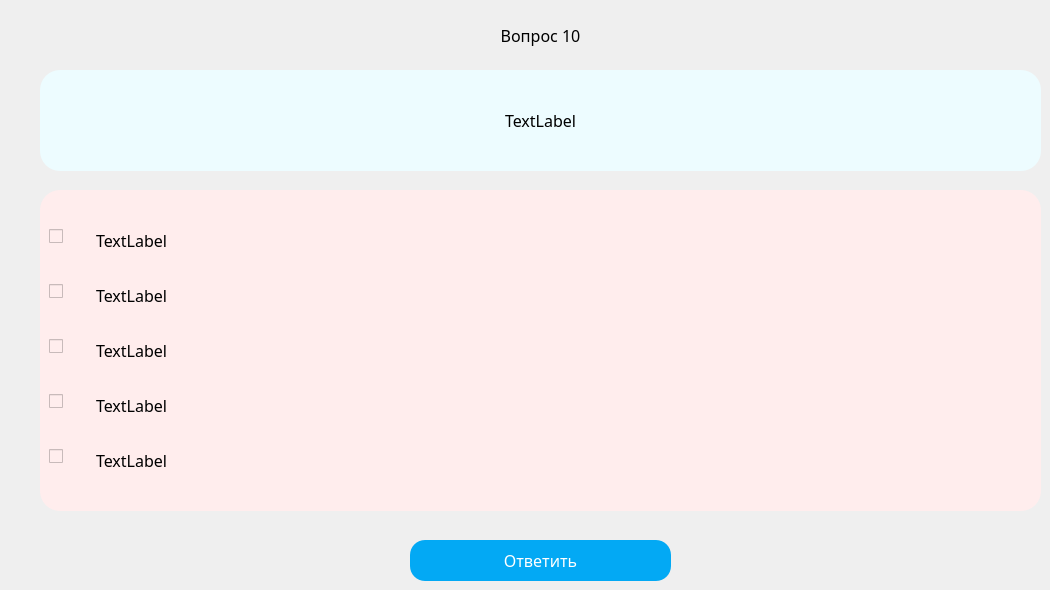
   <widget class="QWidget" name="multiple_4">
    <widget class="QFrame" name="formFrame_7">
     <property name="geometry">
      <rect>
       <x>40</x>
       <y>190</y>
       <width>1001</width>
       <height>321</height>
      </rect>
     </property>
     <property name="styleSheet">
      <string notr="true">background: #ffeded;
border-radius: 20px;
font-size: 12pt;
font-family: Century Gothic, sans-serif;</string>
     </property>
     <layout class="QFormLayout" name="formLayout_9">
      <property name="fieldGrowthPolicy">
       <enum>QFormLayout::AllNonFixedFieldsGrow</enum>
      </property>
      <property name="formAlignment">
       <set>Qt::AlignLeading|Qt::AlignLeft|Qt::AlignVCenter</set>
      </property>
      <property name="horizontalSpacing">
       <number>7</number>
      </property>
      <item row="0" column="0">
       <widget class="QCheckBox" name="checkBox_20">
        <property name="text">
         <string/>
        </property>
       </widget>
      </item>
      <item row="0" column="1">
       <widget class="QLabel" name="label_53">
        <property name="font">
         <font>
          <family>Century Gothic,sans-serif</family>
          <pointsize>12</pointsize>
         </font>
        </property>
        <property name="text">
         <string>TextLabel</string>
        </property>
        <property name="wordWrap">
         <bool>true</bool>
        </property>
       </widget>
      </item>
      <item row="1" column="0">
       <spacer name="horizontalSpacer_26">
        <property name="orientation">
         <enum>Qt::Horizontal</enum>
        </property>
        <property name="sizeHint" stdset="0">
         <size>
          <width>40</width>
          <height>20</height>
         </size>
        </property>
       </spacer>
      </item>
      <item row="2" column="0">
       <widget class="QCheckBox" name="checkBox_16">
        <property name="text">
         <string/>
        </property>
       </widget>
      </item>
      <item row="2" column="1">
       <widget class="QLabel" name="label_54">
        <property name="font">
         <font>
          <family>Century Gothic,sans-serif</family>
          <pointsize>12</pointsize>
         </font>
        </property>
        <property name="text">
         <string>TextLabel</string>
        </property>
        <property name="wordWrap">
         <bool>true</bool>
        </property>
       </widget>
      </item>
      <item row="3" column="0">
       <spacer name="horizontalSpacer_27">
        <property name="orientation">
         <enum>Qt::Horizontal</enum>
        </property>
        <property name="sizeHint" stdset="0">
         <size>
          <width>40</width>
          <height>20</height>
         </size>
        </property>
       </spacer>
      </item>
      <item row="4" column="0">
       <widget class="QCheckBox" name="checkBox_17">
        <property name="text">
         <string/>
        </property>
       </widget>
      </item>
      <item row="4" column="1">
       <widget class="QLabel" name="label_55">
        <property name="font">
         <font>
          <family>Century Gothic,sans-serif</family>
          <pointsize>12</pointsize>
         </font>
        </property>
        <property name="text">
         <string>TextLabel</string>
        </property>
        <property name="wordWrap">
         <bool>true</bool>
        </property>
       </widget>
      </item>
      <item row="5" column="0">
       <spacer name="horizontalSpacer_28">
        <property name="orientation">
         <enum>Qt::Horizontal</enum>
        </property>
        <property name="sizeHint" stdset="0">
         <size>
          <width>40</width>
          <height>20</height>
         </size>
        </property>
       </spacer>
      </item>
      <item row="6" column="0">
       <widget class="QCheckBox" name="checkBox_18">
        <property name="text">
         <string/>
        </property>
       </widget>
      </item>
      <item row="6" column="1">
       <widget class="QLabel" name="label_56">
        <property name="font">
         <font>
          <family>Century Gothic,sans-serif</family>
          <pointsize>12</pointsize>
         </font>
        </property>
        <property name="text">
         <string>TextLabel</string>
        </property>
        <property name="wordWrap">
         <bool>true</bool>
        </property>
       </widget>
      </item>
      <item row="7" column="0">
       <spacer name="horizontalSpacer_29">
        <property name="orientation">
         <enum>Qt::Horizontal</enum>
        </property>
        <property name="sizeHint" stdset="0">
         <size>
          <width>40</width>
          <height>20</height>
         </size>
        </property>
       </spacer>
      </item>
      <item row="8" column="0">
       <widget class="QCheckBox" name="checkBox_19">
        <property name="text">
         <string/>
        </property>
       </widget>
      </item>
      <item row="8" column="1">
       <widget class="QLabel" name="label_57">
        <property name="font">
         <font>
          <family>Century Gothic,sans-serif</family>
          <pointsize>12</pointsize>
         </font>
        </property>
        <property name="text">
         <string>TextLabel</string>
        </property>
        <property name="wordWrap">
         <bool>true</bool>
        </property>
       </widget>
      </item>
     </layout>
    </widget>
    <widget class="QPushButton" name="pushButton_11">
     <property name="geometry">
      <rect>
       <x>410</x>
       <y>540</y>
       <width>261</width>
       <height>41</height>
      </rect>
     </property>
     <property name="styleSheet">
      <string notr="true">QPushButton
{
	background: #03a9f4;
	color: #fff;
	border-radius: 15px;
	font-size: 12pt;
	font-family: Century Gothic, sans-serif;
}

QPushButton:hover
{
    background-color:#64bee8;
}

QPushButton:pressed
{
    background-color:#03a9f4;
}</string>
     </property>
     <property name="text">
      <string>Ответить</string>
     </property>
    </widget>
    <widget class="QLabel" name="label_58">
     <property name="geometry">
      <rect>
       <x>40</x>
       <y>20</y>
       <width>1001</width>
       <height>31</height>
      </rect>
     </property>
     <property name="font">
      <font>
       <family>Century Gothic,sans-serif</family>
       <pointsize>12</pointsize>
      </font>
     </property>
     <property name="styleSheet">
      <string notr="true">font-size: 12pt;
font-family: Century Gothic, sans-serif;</string>
     </property>
     <property name="text">
      <string>Вопрос 10</string>
     </property>
     <property name="alignment">
      <set>Qt::AlignCenter</set>
     </property>
    </widget>
    <widget class="QFrame" name="verticalFrame_9">
     <property name="geometry">
      <rect>
       <x>40</x>
       <y>70</y>
       <width>1001</width>
       <height>101</height>
      </rect>
     </property>
     <property name="styleSheet">
      <string notr="true">background: #edfcff;
border-radius: 20px;
font-size: 12pt;
font-family: Century Gothic, sans-serif;</string>
     </property>
     <layout class="QVBoxLayout" name="verticalLayout_14">
      <item>
       <widget class="QLabel" name="label_59">
        <property name="enabled">
         <bool>true</bool>
        </property>
        <property name="font">
         <font>
          <family>Century Gothic,sans-serif</family>
          <pointsize>12</pointsize>
         </font>
        </property>
        <property name="styleSheet">
         <string notr="true">font-size: 12pt;
font-family: Century Gothic, sans-serif;</string>
        </property>
        <property name="text">
         <string>TextLabel</string>
        </property>
        <property name="alignment">
         <set>Qt::AlignCenter</set>
        </property>
        <property name="wordWrap">
         <bool>true</bool>
        </property>
       </widget>
      </item>
     </layout>
    </widget>
   </widget>
